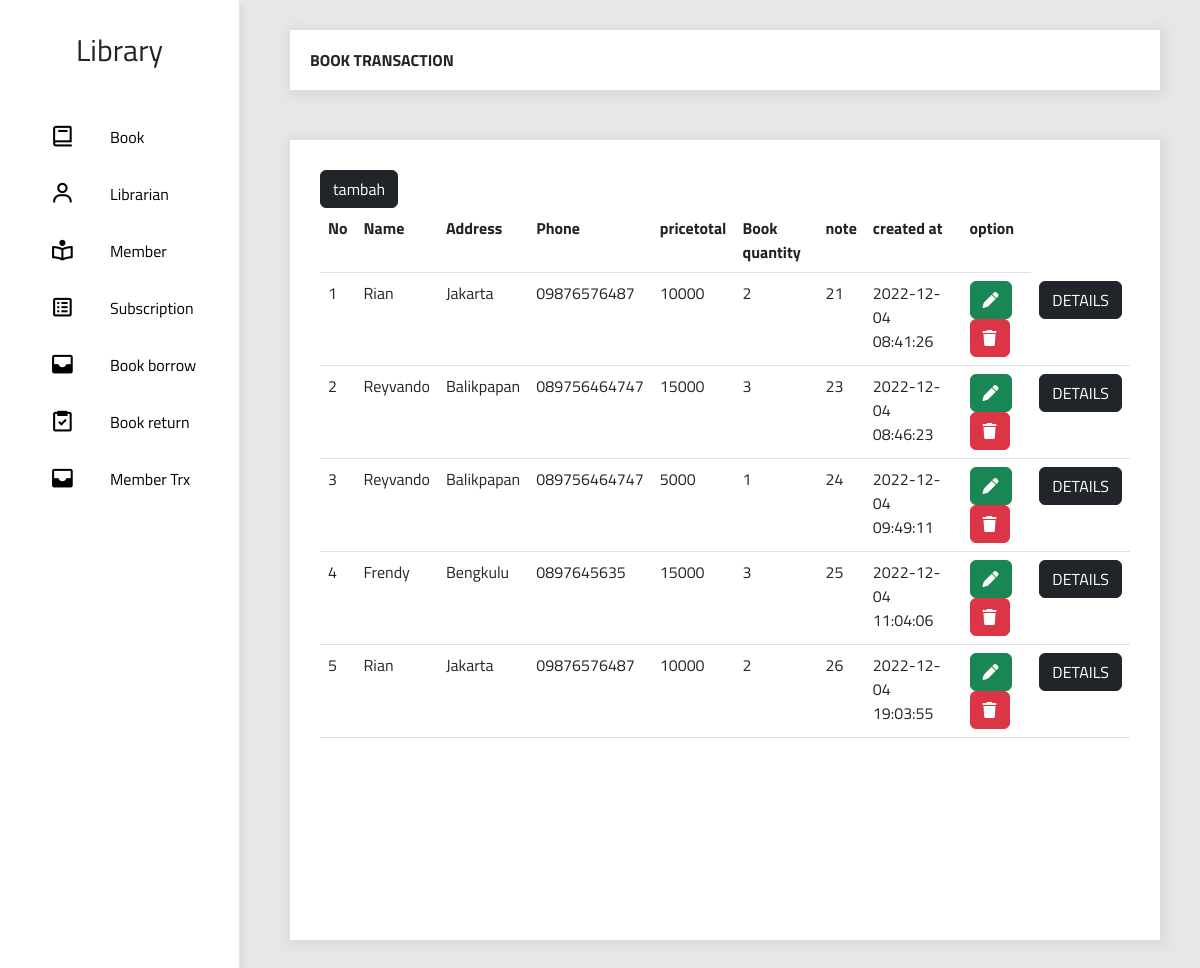
The page /index.php/booktrx on the database its author committed.
### tables this page shows
CREATE TABLE `book_trxs` (
  `id` int(11) NOT NULL,
  `member_id` int(11) DEFAULT NULL,
  `quantity` int(10) NOT NULL,
  `type` enum('fine','borrow') DEFAULT NULL,
  `price` double DEFAULT NULL,
  `created_at` timestamp NULL DEFAULT NULL,
  `updated_at` timestamp NULL DEFAULT NULL
);

CREATE TABLE `members` (
  `id` int(11) NOT NULL,
  `nik` varchar(20) NOT NULL,
  `full_name` varchar(100) NOT NULL,
  `phone` varchar(15) NOT NULL,
  `address` varchar(200) DEFAULT NULL,
  `born_place` varchar(50) NOT NULL,
  `born_date` date NOT NULL,
  `gender` enum('L','P','O') NOT NULL,
  `country` varchar(100) DEFAULT NULL,
  `nationality` enum('WNI') DEFAULT 'WNI',
  `is_active` tinyint(1) DEFAULT 1,
  `created_at` timestamp NULL DEFAULT NULL,
  `updated_at` timestamp NULL DEFAULT NULL
);

### application/controllers/Booktrx.php (called while the page is built, shortened)
<?php
class Booktrx extends CI_Controller
{
    public function __construct()
    {
        $this->load->model('Member_model', 'members');
        $this->load->model('Booktrx_model', 'Booktrx');
        $this->load->model('Borrowdetail_model', 'Borrowdetail');
        $this->load->model('Book_model', 'book');
        $this->load->library('form_validation');
    }
    public function index()
    {
        $data['Booktrx'] = $this->Booktrx->all();
        $this->load->view('template/header3');
        $this->load->view('template/navbar');
        $this->load->view('Booktrx/index', $data);
        $this->load->view('template/footer');
    }
}

### index.php (called while the page is built, shortened)
<?php
require_once BASEPATH.'core/CodeIgniter.php';

### application/models/Booktrx_model.php (called while the page is built, shortened)
<?php
class Booktrx_model extends CI_Model{
    public function all(){
        return $this->db->query("SELECT *, book_trxs.id as idh,book_trxs.created_at as tgl, COUNT(borrow_details.id) as bookquantity, members.*, 5000*COUNT(borrow_details.id) as pricetotal from book_trxs INNER JOIN borrow_details on book_trxs.id= borrow_details.borrow_id inner join members on members.id= book_trxs.member_id GROUP BY book_trxs.id ")->result();
    }
}

### application/views/Booktrx/index.php (the view, shortened to what this page needs)
<div class="content">
            <div class="top bg-white" style="font-weight:bold;padding-left:20px;display:grid; align-items:center">
                BOOK TRANSACTION
            </div>
            <div class="bottom">
<table class="table">
<a href="<?= base_url('index.php/Booktrx/add')?>" class="btn btn-dark"> tambah</a>
    <tr>
      <th scope="col">No</th>
      <th scope="col">Name</th>
      <th scope="col">Address</th>
      <th scope="col">Phone</th>
      <th scope="col">pricetotal</th>
      <th scope="col">Book quantity</th>
      <th scope="col">note</th>
      <th scope="col">created at</th>
      <th scope="col">option</th>
    </tr>
    <tr>
        <?php
        $no=1;
        foreach($Booktrx as $key=>$data) { ?>
            <tr>
                <td><?= $no++ ?> </td>
                <td><?= $data->full_name ?></td>
                <td><?= $data->address ?></td>
                <td><?= $data->phone ?></td>
                <td><?= $data->pricetotal ?></td>
                <td><?= $data->bookquantity?></td>
                <td><?= $data->idh ?></td>
                <td><?= $data->tgl ?></td>
                <td><a href="<?= base_url('index.php/Booktrx/edit/'.$data->idh)?>"class="btn btn-success"><i class="fa-solid fa-pen"></i></a>
                <a href="<?= base_url('index.php/Booktrx/delete/'.$data->idh)?>"class="btn btn-danger"><i class="fa-solid fa-trash"></i></a>
            </td>
            <td><form method="post" action="<?= base_url('index.php/Borrowdetail/index')?>"><input type="hidden" name="id" value="<?= $data->idh ?>">
            <input type="submit" value="DETAILS" class="btn btn-dark">
            </form>
            </td>
            </tr>
        <?php } ?>
</table>

### application/views/template/header3.php (style rules this page uses)
* { font-family: 'Titillium Web', sans-serif }
body { background-color: #e6e8e8; }
.content { display: grid; grid-template-rows: 90px auto; }
.navigation, .content { height: 100%; }
* { text-decoration: none; }
.top { margin: 30px 40px 0 40px; box-shadow: 2px 2px 10px 5px #dbdbd9; }
.bottom { margin: 50px 40px 40px 40px; min-height: 100vh; box-shadow: 2px 2px 10px 5px #dbdbd9; background-color: white; padding: 30px; }

### rows shown on the page
book_trxs: member.full_name "Rian", member.address "Jakarta", member.phone "09876576487", pricetotal "10000", bookquantity "2", id "21", created_at "2022-12-04 08:41:26"
book_trxs: member.full_name "Reyvando", member.address "Balikpapan", member.phone "089756464747", pricetotal "15000", bookquantity "3", id "23", created_at "2022-12-04 08:46:23"
book_trxs: member.full_name "Reyvando", member.address "Balikpapan", member.phone "089756464747", pricetotal "5000", bookquantity "1", id "24", created_at "2022-12-04 09:49:11"
book_trxs: member.full_name "Frendy", member.address "Bengkulu", member.phone "0897645635", pricetotal "15000", bookquantity "3", id "25", created_at "2022-12-04 11:04:06"
book_trxs: member.full_name "Rian", member.address "Jakarta", member.phone "09876576487", pricetotal "10000", bookquantity "2", id "26", created_at "2022-12-04 19:03:55"
